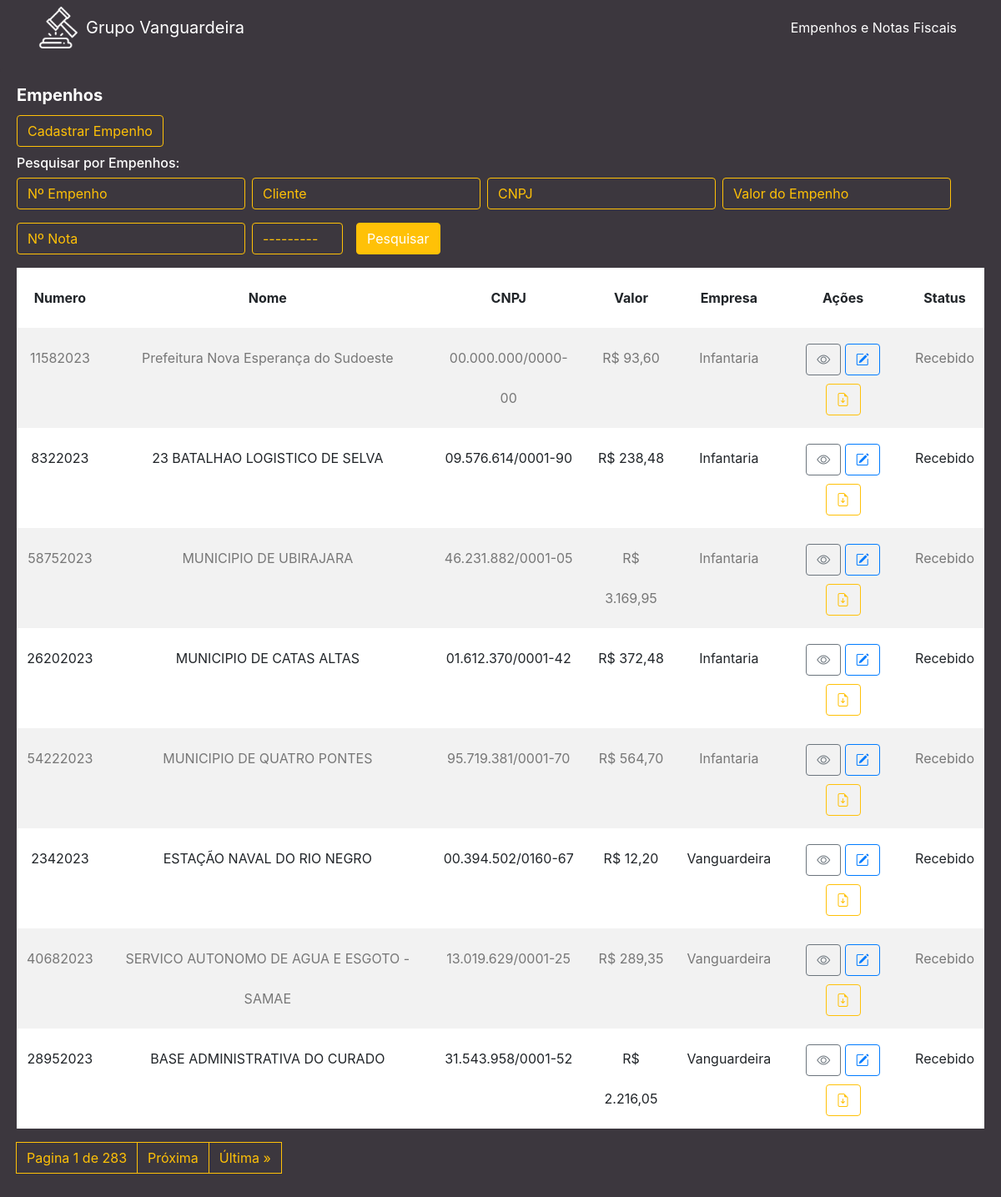
The page / on the database its author committed.
### cliente/models.py (models this page shows, shortened)
class Cliente(models.Model):
    numero = models.CharField(max_length=255)
    nome = models.CharField(max_length=255)
    cnpj = models.CharField(max_length=255)
    data_criacao = models.DateTimeField(default=timezone.now)
    categoria = models.ForeignKey(Categoria, on_delete=models.DO_NOTHING)
    empresa = models.ForeignKey(Empresa, on_delete=models.DO_NOTHING)
    empenho = models.FileField(upload_to='empenhos/', max_length=500)
    nfe = models.FileField(upload_to='notas/', max_length=500, default='0', blank=True)
    n_nfe = models.CharField(max_length=255, blank=True)
    descricao = models.TextField(blank=True)
    valor = models.CharField(max_length=255)

class Empresa(models.Model):
    nome = models.CharField(max_length=255)
    def __str__(self):
        return self.nome

class Categoria(models.Model):
    nome = models.CharField(max_length=255)
    def __str__(self):
        return self.nome

### cliente/views.py (the view)
# urls.py: path('', views.cliente, name='cliente'),
def cliente(request):
    list_clientes = Cliente.objects.order_by('-data_criacao')
    myFilter = ClienteFilter(request.GET, queryset=list_clientes)
    list_clientes = myFilter.qs
    paginator = Paginator(list_clientes, 8)
    page = request.GET.get('page')
    list_clientes = paginator.get_page(page)
    return render(request, 'cliente/cliente.html', {'clientes': list_clientes, 'myFilter': myFilter})

### cliente/templates/cliente/cliente.html (shortened to what this page needs)
{% extends 'base.html' %}
{% load widget_tweaks %}
{% block conteudo %}
<div class="content mt-3">
    <div class="card">
        <div class="card-body">
            <h5 class="card-title">Empenhos</h5>
            <a class="btn btn-outline-primary mb-3" id="btn-cadastrar" href="{% url 'form' %}">Cadastrar Empenho</a>
            <div class="row">
                <div class="col">
                    <h6 class="card-subtitle mb-2 text-muted">Pesquisar por Empenhos:</h6>
                    <form method="get" class="form-inline">
                        <div class="form-group mb-3 mr-2">
                            {% render_field myFilter.form.numero placeholder="Nº Empenho" class="form-control" id="id_numero" autocomplete="off" %}
                        </div>
                        <div class="form-group mb-3 mr-2">
                            {% render_field myFilter.form.nome placeholder="Cliente" class="form-control" id="id_nome" autocomplete="off" %}
                        </div>
                        <div class="form-group mb-3 mr-2">
                            {% render_field myFilter.form.cnpj placeholder="CNPJ" class="form-control" id="id_cnpj" autocomplete="off" %}
                        </div>
                        <div class="form-group mb-3 mr-2">
                            {% render_field myFilter.form.valor placeholder="Valor do Empenho" class="form-control" id="valor" autocomplete="off" %}
                        </div>
                        <div class="form-group mb-3 mr-2">
                            {% render_field myFilter.form.n_nfe class="form-control" placeholder="Nº Nota" id="nfe" autocomplete="off" %}
                        </div>
                        <div class="form-group mb-3 mr-2">
                            {% render_field myFilter.form.categoria class="form-control" id="id_categoria" autocomplete="off" %}
                        </div>
                        <button class="btn btn-primary ml-2 mb-3" id="btn-pesquisar" type="submit">Pesquisar</button>
                    </form>
                </div>
            </div>
            <table class="table table-striped ">
                <thead>
                    <tr>
                        <th scope="col" class="text-center">Numero</th>
                        <th scope="col" class="text-center">Nome</th>
                        <th scope="col" class="text-center">CNPJ</th>
                        <th scope="col" class="text-center">Valor</th>
                        <th scope="col" class="text-center">Empresa</th>
                        <th scope="col" class="text-center">Ações</th>
                        <th scope="col" class="text-center">Status</th>
                    </tr>
                </thead>
                <tbody>
                    {% for cliente in clientes %}
                    <tr>
                        <td class="text-center">{{ cliente.numero }}</td>
                        <td class="text-center">{{ cliente.nome }}</td>
                        <td class="text-center">{{ cliente.cnpj }}</td>
                        <td class="text-center">R$ {{ cliente.valor }}</td>
                        <td class="text-center">{{ cliente.empresa }}</td>
                        <td class="text-center">
                            <a href="/cliente/detalhe/{{ cliente.id }}" class="btn btn-outline-secondary"><i class="bi bi-eye"></i></a>
                            <a href="/cliente/edit/{{ cliente.id }}/" class="btn btn-outline-primary"><i class="bi bi-pencil-square"></i></a>
                            <a href="{{ cliente.empenho.url }}" class="btn btn-outline-warning" target="_blank"><i class="bi bi-file-earmark-arrow-down"></i></a>
                        </td>
                        {% if cliente.categoria_id == 2 %}
                        <td class="text-center" style="background-color: red; color: white;">{{ cliente.categoria }}</td>
                        {% elif cliente.categoria_id == 3 %}
                        <td class="text-center" style="background-color: green; color: white;">{{ cliente.categoria }}</td>
                        {% else %}
                        <td class="text-center">{{ cliente.categoria }}</td>
                        {% endif %}
                    </tr>
                    {% endfor %}
                </tbody>
            </table>
            <nav aria-label="Page navigation example">
                <ul class="pagination">
                    <a class="page-link" href="#">Pagina {{ clientes.number }} de {{ clientes.paginator.num_pages }}</a>
                    {% if clientes.has_next %}
                        <a class="page-link" href="{{ request.get_full_path }}?&page={{ clientes.next_page_number }}">Próxima</a>
                        <a class="page-link" href="{{ request.get_full_path }}?&page={{ clientes.paginator.num_pages }}">Última &raquo;</a>
                    {% endif %}
                </ul>
            </nav>
        </div>
    </div>
</div>
{% endblock %}

### rows shown on the page
Cliente: numero "11582023", nome "Prefeitura Nova Esperança do Sudoeste", cnpj "00.000.000/0000-00", valor "93,60", empresa "Infantaria", categoria "Recebido"
Cliente: numero "8322023", nome "23 BATALHAO LOGISTICO DE SELVA", cnpj "09.576.614/0001-90", valor "238,48", empresa "Infantaria", categoria "Recebido"
Cliente: numero "58752023", nome "MUNICIPIO DE UBIRAJARA", cnpj "46.231.882/0001-05", valor "3.169,95", empresa "Infantaria", categoria "Recebido"
Cliente: numero "26202023", nome "MUNICIPIO DE CATAS ALTAS", cnpj "01.612.370/0001-42", valor "372,48", empresa "Infantaria", categoria "Recebido"
Cliente: numero "54222023", nome "MUNICIPIO DE QUATRO PONTES", cnpj "95.719.381/0001-70", valor "564,70", empresa "Infantaria", categoria "Recebido"
Cliente: numero "2342023", nome "ESTAÇÃO NAVAL DO RIO NEGRO", cnpj "00.394.502/0160-67", valor "12,20", empresa "Vanguardeira", categoria "Recebido"
Cliente: numero "40682023", nome "SERVICO AUTONOMO DE AGUA E ESGOTO - SAMAE", cnpj "13.019.629/0001-25", valor "289,35", empresa "Vanguardeira", categoria "Recebido"
Cliente: numero "28952023", nome "BASE ADMINISTRATIVA DO CURADO", cnpj "31.543.958/0001-52", valor "2.216,05", empresa "Vanguardeira", categoria "Recebido"

### other values the page prints
{{ clientes.number }} "1"
{{ clientes.paginator.num_pages }} "283"
